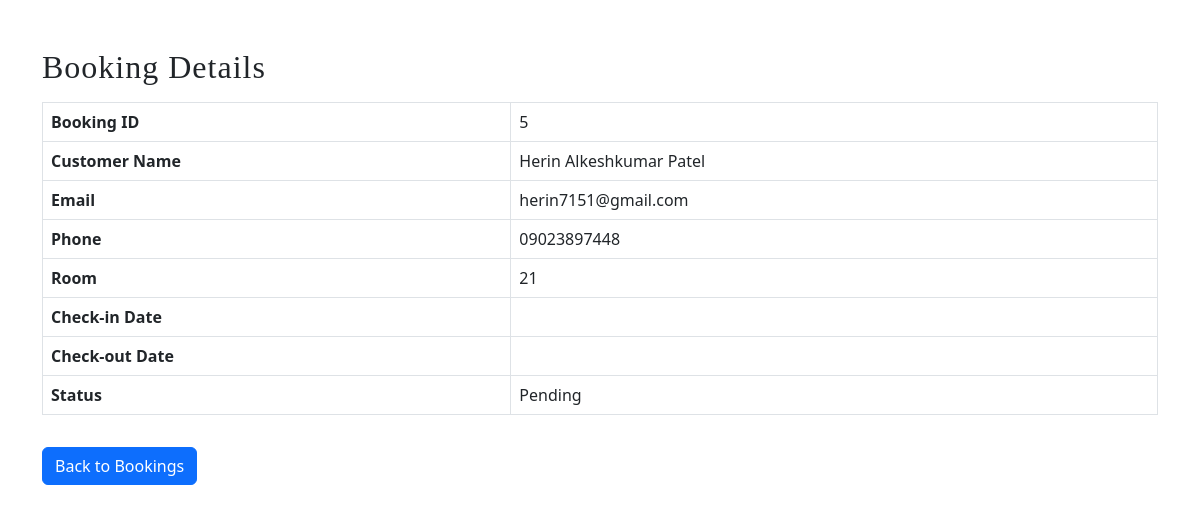
Screenshot of /view_booking.php?id=5 with the database file from the repository.
### tables this page shows
CREATE TABLE `bookings` (
  `id` int(11) NOT NULL,
  `customer_name` varchar(100) DEFAULT NULL,
  `phone` varchar(15) DEFAULT NULL,
  `email` varchar(100) DEFAULT NULL,
  `guests` int(11) DEFAULT 1,
  `room_id` int(11) DEFAULT NULL,
  `room_number` varchar(10) DEFAULT NULL,
  `checkin` date DEFAULT NULL,
  `checkout` date DEFAULT NULL,
  `total_price` decimal(10,2) DEFAULT NULL,
  `extra_bed_included` tinyint(1) DEFAULT 0,
  `created_at` timestamp NOT NULL DEFAULT current_timestamp(),
  `status` enum('Confirmed','Pending','Checked-in','Checked-out','Cancelled') DEFAULT 'Pending',
  `payment_status` enum('Paid','Partial','Pending') DEFAULT 'Pending',
  `razorpay_id` varchar(50) DEFAULT NULL,
  `notes` text DEFAULT NULL
);

### view_booking.php (the view, shortened to what this page needs)
<?php
include 'db.php';
$booking_id = isset($_GET['id']) ? intval($_GET['id']) : 0;
$sql = "SELECT * FROM bookings WHERE id = $booking_id";
$result = mysqli_query($conn, $sql);
$booking = mysqli_fetch_assoc($result);
?>
<!DOCTYPE html>
<html lang="en">
<head>
    <link href="https://cdn.jsdelivr.net/npm/bootstrap@5.3.0/dist/css/bootstrap.min.css" rel="stylesheet">
</head>
<body>
<div class="container mt-5">
    <h2>Booking Details</h2>
    <table class="table table-bordered mt-3">
        <tr>
            <th>Booking ID</th>
            <td><?= $booking['id'] ?></td>
        </tr>
        <tr>
            <th>Customer Name</th>
            <td><?= htmlspecialchars($booking['customer_name']) ?></td>
        </tr>
        <tr>
            <th>Email</th>
            <td><?= htmlspecialchars($booking['email']) ?></td>
        </tr>
        <tr>
            <th>Phone</th>
            <td><?= htmlspecialchars($booking['phone']) ?></td>
        </tr>
        <tr>
            <th>Room</th>
            <td><?= htmlspecialchars($booking['room_id']) ?></td>
        </tr>
        <tr>
            <th>Check-in Date</th>
            <td><?= htmlspecialchars($booking['checkin_date']) ?></td>
        </tr>
        <tr>
            <th>Check-out Date</th>
            <td><?= htmlspecialchars($booking['checkout_date']) ?></td>
        </tr>
        <tr>
            <th>Status</th>
            <td><?= htmlspecialchars($booking['status']) ?></td>
        </tr>
    </table>
    <a href="admin_deshboard.php" class="btn btn-primary mt-3">Back to Bookings</a>
</div>
</body>
</html>

### assets/css/style.css (style rules this page uses)
body { margin: 0; font-family: 'Playfair Display', serif; background-color: #fdfbf6; }
h1, h2, h3, .hero-section h1 { font-family: 'Playfair Display', serif; font-weight: 700; letter-spacing: 1px; }
a, .hero-section p { font-family: 'Inter', sans-serif; line-height: 1.6; text-align: left; }
.btn { padding: 8px 16px; background: #f9f5ef; border: 1px solid #e6d8c2; border-radius: 10px; text-decoration: none; font-weight: 600; color: #444; transition: all 0.3s ease; }
.btn { display: inline-block; padding: 8px 15px; background: #f5e6cc; border-radius: 10px; text-decoration: none; font-weight: bold; color: #444; transition: background 0.3s; }
.btn { padding: 12px 24px; border-radius: 10px; font-weight: 600; text-decoration: none; transition: 0.3s; }

### rows the page displays
bookings: id "5", customer_name "Herin Alkeshkumar Patel", email "herin7151@gmail.com", phone "09023897448", room "21", status "Pending"
